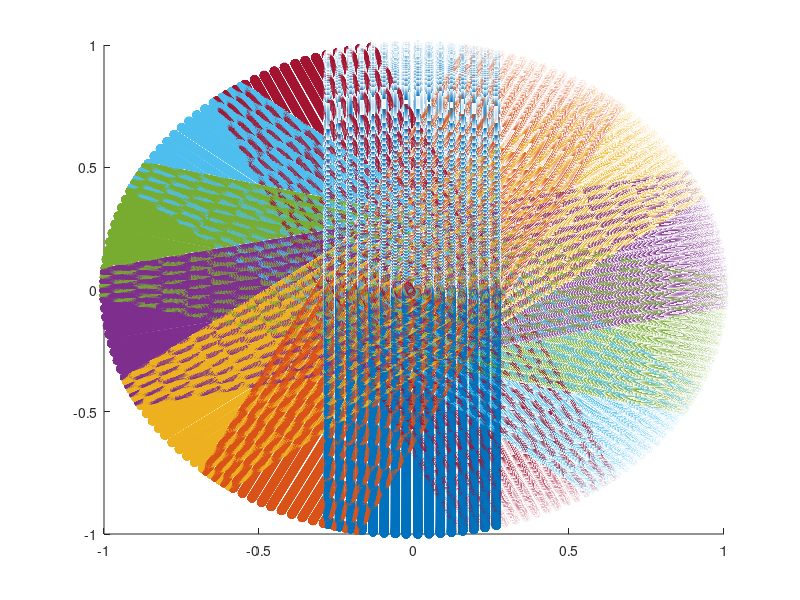

MATLAB code for this plot: (Note: this script raises an error after producing the figure.)
clear; close all;clc
Total_time_start=tic;
%numero de donuts
%angle donuts
%rango elevación
%n_azimuths
%% Set LIDAR's parameters
%Angle elevation range;
    beam_altitude_angles=[15.379 13.236 11.128 9.03 6.941 4.878 2.788 0.705 -1.454 -3.448 -5.518 -7.601 -9.697 -11.789 -13.914 -16.062]*pi/180;
    %beam_altitude_angles=flip([-20,-17.3333,-14.6667,-12,-9.33333,-6.66667,-4,-1.33333,1.33333,4,6.66667,9.33333,12,14.6667,17.3333,20]*pi/180);
    n_beams=length(beam_altitude_angles);
%Offset angle of AZBLK's points
    %beam_azimuth_angles=regexprep(num2str(linspace(-1.24,-0.857,16)),'\s+',',')
    beam_azimuth_angles=[-1.24,-1.2145,-1.1889,-1.1634,-1.1379,-1.1123,-1.0868,-1.0613,-1.0357,-1.0102,-0.98467,-0.95913,-0.9336,-0.90807,-0.88253,-0.857]*pi/180;
%Encoder range: [0,90111] ticks
    total_ticks=90112;
%Mode 1023 azimuth. Every azimuth increments in 88 ticks
    %1 tick = 360/90112= 0.003995°.     Aprox -> 0.004°
    %88 tick = 360*88/90112 = 0.3516°
    n_AZBLK=1024;
    %It should be noted that, we obtain 1024*16 = 16384 points in every LIDAR scan
    n_points=n_AZBLK*n_beams;
    ticks_between_azimuths=total_ticks/n_AZBLK;
    angle_between_azimuths=-2*pi/n_AZBLK;
%Angle rotation,n° donuts,angular velocity,time per scan.
    rot_angle=-26*pi/180;%33.53706667*pi/180;  %Rango operable [-135° ~ -15°]
                                    %Ojo, notar que en -15 estamos por
                                    %debajo del beam_altitude_angle
    n_donuts=1;
    while (n_donuts*rot_angle>-pi-beam_altitude_angles(end)+beam_altitude_angles(end))
        n_donuts=n_donuts+1;
    end
    rot_matrix=[cos(rot_angle) -sin(rot_angle)  0;
                sin(rot_angle) cos(rot_angle)   0;
                0               0               1];
    rot_x_axis=@(alfa) [1 0         0;
                        0 cos(alfa) -sin(alfa);
                        0 sin(alfa) cos(alfa)];
    rot_y_axis=@(alfa) [cos(alfa)   0   sin(alfa);
                0           1   0;
                -sin(alfa)  0   cos(alfa)];
    rot_z_axis=@(alfa) [cos(alfa) -sin(alfa)  0;
                sin(alfa) cos(alfa)   0;
                0           0     1];
    
%pre-allocate point clouds
    Point_Cloud=zeros(n_AZBLK*n_beams*n_donuts,3);
%% Generate synthetic sphere
Time_sphere_generation_start=tic;
R=1;%RADIO
%Generate referencial azimuth--->XZ
for j=1:n_beams
    x=R*cos(beam_altitude_angles(j)-pi/2);
    y=0;
    z=R*sin(beam_altitude_angles(j)-pi/2);
    temp=rot_x_axis(beam_azimuth_angles(j))*[x,y,z]';
    Point_Cloud(j,1)=temp(1);
    Point_Cloud(j,2)=temp(2);
    Point_Cloud(j,3)=temp(3);
end
%Define rotation matrix for the azimuths
temp_rot_mat=rot_x_axis(angle_between_azimuths);
%%%%%%%%%%%%%%%%%%%%%%%%%%%%
%Generate Referencial Donut%
%%%%%%%%%%%%%%%%%%%%%%%%%%%%
%Calculate mirror azimuths for every azimuth calculated
for j=1:n_beams
    %Set acutal points
    temp_x=Point_Cloud(j,1);
    temp_y=Point_Cloud(j,2);
    temp_z=Point_Cloud(j,3);
    %mirror points from quarter Donut
    Point_Cloud(j+n_AZBLK/4*n_beams,1)=temp_x;
    Point_Cloud(j+n_AZBLK/4*n_beams,2)=temp_z;
    Point_Cloud(j+n_AZBLK/4*n_beams,3)=-temp_y;
    %mirror points from midle Donut
    Point_Cloud(j+n_AZBLK/2*n_beams,1)=temp_x;
    Point_Cloud(j+n_AZBLK/2*n_beams,2)=-temp_y;
    Point_Cloud(j+n_AZBLK/2*n_beams,3)=-temp_z;
    %mirror points from midle Donut
    Point_Cloud(j+n_AZBLK*3/4*n_beams,1)=temp_x;
    Point_Cloud(j+n_AZBLK*3/4*n_beams,2)=-temp_z;
    Point_Cloud(j+n_AZBLK*3/4*n_beams,3)=temp_y;
end
for i=2:n_AZBLK/4
    for j=1:n_beams
        %Calculate previous point
        x=Point_Cloud((i-2)*n_beams+j,1);
        y=Point_Cloud((i-2)*n_beams+j,2);
        z=Point_Cloud((i-2)*n_beams+j,3);
        %rotate that point
        temp=temp_rot_mat*[x,y,z]';
        %Set the new azimuth
        Point_Cloud((i-1)*n_beams+j,1)=temp(1);
        Point_Cloud((i-1)*n_beams+j,2)=temp(2);
        Point_Cloud((i-1)*n_beams+j,3)=temp(3);
        %mirror from quarter Donunt
        Point_Cloud((i-1+n_AZBLK/4)*n_beams+j,1)=temp(1);
        Point_Cloud((i-1+n_AZBLK/4)*n_beams+j,2)=temp(3);
        Point_Cloud((i-1+n_AZBLK/4)*n_beams+j,3)=-temp(2);
        %mirror points from midle Donut
        Point_Cloud((i-1+n_AZBLK/2)*n_beams+j,1)=temp(1);
        Point_Cloud((i-1+n_AZBLK/2)*n_beams+j,2)=-temp(2);
        Point_Cloud((i-1+n_AZBLK/2)*n_beams+j,3)=-temp(3);
        %mirror points from midle Donut
        Point_Cloud((i-1+n_AZBLK*3/4)*n_beams+j,1)=temp(1);
        Point_Cloud((i-1+n_AZBLK*3/4)*n_beams+j,2)=-temp(3);
        Point_Cloud((i-1+n_AZBLK*3/4)*n_beams+j,3)=temp(2);
    end
end
%%%%%%%%%%%%%%%%%%%%%%%%%%
%Rotate Referencial Donut%
%%%%%%%%%%%%%%%%%%%%%%%%%%
for i=2:n_donuts
    temp=rot_matrix^(i-1)*Point_Cloud(1:n_points,:)';
    temp=temp';
    Point_Cloud(n_points*(i-1)+1:n_points*i,:)=temp;
end
Time_sphere_generation_end=toc(Time_sphere_generation_start);
fprintf("El tiempo de ejecución para generar la esfera sintética fue de: %.4f segundos\n",Time_sphere_generation_end);
figure (1)
hold on
for i=1:n_donuts
    temp=Point_Cloud(n_points*(i-1)+1:n_points*i,:);
    scatter3(temp(:,1),temp(:,2),temp(:,3))
end
hold off
%% Supress redundant data
Time_fusion_point_cloud_start=tic;
%Set boundary vertical limits
X_L1=Point_Cloud(1,1);
X_Ln_beam=Point_Cloud(n_beams,1);
%Set eq line
eq_line=@(x,xb,yb,m) m*(x-xb)+yb;
%Calculate parameters for eq line
L=zeros(n_donuts,3);
for i=2:n_donuts
    x1=Point_Cloud((i-1)*n_points+1,1);%x1
    y1=Point_Cloud((i-1)*n_points+1,2);%y1
    x1_next=Point_Cloud((i-1)*n_points+n_beams+1,1);%x1_next
    y1_next=Point_Cloud((i-1)*n_points+n_beams+1,2);%y1_next
    m=(y1_next-y1)/(x1_next-x1);

    L(i,1)=x1;
    L(i,2)=y1;
    L(i,3)=Point_Cloud((i-1)*n_points+n_beams,1);%xn_beam
    L(i,4)=Point_Cloud((i-1)*n_points+n_beams,2);%yn_beam
    L(i,5)=m;
end
%Supress redundant data for Donut 2
i=2;
Total_points_deleted=0;
points_deleted=0;
for j=1:n_points 
    x=Point_Cloud((i-1)*n_points+j,1);
    %%y=Point_Cloud((i-1)*n_points+j,2);
    %%z=Point_Cloud((i-1)*n_points+j,3);
    if X_Ln_beam<=x && x<=X_L1
        Point_Cloud((i-1)*n_points+j,:)=[0 0 0];
        points_deleted=points_deleted+1;
    end
end
Total_points_deleted=Total_points_deleted+points_deleted;
fprintf("\tSe eliminaron %d puntos de la Donut %d (%.2f%% eliminados)\n",points_deleted,i,points_deleted*100/n_points);
%Supress redundant data for all Donuts
for i=3:n_donuts
   points_deleted=0;
   for j=1:n_points
       x=Point_Cloud((i-1)*n_points+j,1);
       y=Point_Cloud((i-1)*n_points+j,2);
       %%z=Point_Cloud((i-1)*n_points+j,3);
       if X_Ln_beam <= x
           if x<=X_L1
               Point_Cloud((i-1)*n_points+j,:)=[0 0 0];
               points_deleted=points_deleted+1;
               continue;
           else
               left_side=boolean(0);
           end
       else
           left_side=boolean(1);%Está a la zquierda
       end
       y_temp=eq_line(x,L(i-1,1+left_side*2),L(i-1,2+left_side*2),L(i-1,5));
       y_temp=y_temp*(-1)^left_side;
       y=y*(-1)^left_side;
       if y>=y_temp
           Point_Cloud((i-1)*n_points+j,:)=[0 0 0];
           points_deleted=points_deleted+1;
       end
   end 
   Total_points_deleted=Total_points_deleted+points_deleted;
   fprintf("\tSe eliminaron %d puntos de la Donut %d (%.2f%% eliminados)\n",points_deleted,i,points_deleted*100/n_points);
end
fprintf("\tEn total, se eliminaron %d de un total de %d puntos (%.2f%% eliminados)\n",Total_points_deleted,n_points*n_donuts,Total_points_deleted*100/n_donuts/n_points);
%verificamos si la última Donut fue elminada totalmente
if points_deleted==n_points
    n_donuts=n_donuts-1;
end
Time_fusion_point_cloud_end=toc(Time_fusion_point_cloud_start);
fprintf("El tiempo de ejecución para la fusión de la nube de puntos es de: %.4f segundos\n\n",Time_fusion_point_cloud_end);
figure (2)
hold on
for i=1:n_donuts
    temp=Point_Cloud((i-1)*n_points+1:n_points*i,:);
    scatter3(temp(:,1),temp(:,2),temp(:,3))
end
hold off

%% Triangulate One-Donut Fill
Time_OneDonutFill_start=tic;
%%%%%ANALIZAR esto para bits
mask=(n_points-1);
%0x03FFF;%bit masking of 32 bits
%mas puntos

T=[];
%Generate reference triangulation
for j=1:n_AZBLK
    for g=1:n_beams-1
        v1=(j-1)*n_beams+g;
        v3=v1+1;
        v2=bitand(v1+n_beams,mask)+1;
        T=[T;v1,v2,v3];
        v3=v2;
        v2=v3-1;
        T=[T;v1,v2,v3];
    end
end
OneDonutFill=T;
n_triangles_per_donut=length(OneDonutFill);
for i=2:n_donuts
    count=0;
    T=[];
    for j=1:n_triangles_per_donut
        point1=Point_Cloud(OneDonutFill(j,1)+(i-1)*n_points,:);
        if ~isequal(point1,[0 0 0])
            point2=Point_Cloud(OneDonutFill(j,2)+(i-1)*n_points,:);
            if ~isequal(point2,[0 0 0])
                point3=Point_Cloud(OneDonutFill(j,3)+(i-1)*n_points,:);
                if ~isequal(point3,[0 0 0])
                    count=count+1;
                    T(count,:)=OneDonutFill(j,:)+(i-1)*n_points;
                end
            end
        end
    end
    OneDonutFill=[OneDonutFill;T];
end
Time_OneDonutFill_end=toc(Time_OneDonutFill_start);
fprintf("El tiempo de ejecución para el One-Donut Fill es de: %.4f segundos\n",Time_OneDonutFill_end);
%% Triangulate Two-Donut Fill AND Tri-Donut Fill
Time_TDonutFill_start=tic;
TwoDonutFill=[];
TriDonutFill=[];
TriMiddleFill=[];
T=[];
T_Temp=[];
count_temp=0;
last_Tripivots=zeros(4,3);
for i=2:n_donuts
    %Define slot of fill
    Tripivot_middle=[];
    Tripivot_middle_particular=[];
    %last_Tripivots=[];
    for slot=1:4
        %Transform slot to bits
        bits_slot=de2bi(slot-1,2);
        Tripivot=[];
        n_tripivot=0;
        %%%%%%%%%%%%%%%%%%%%%%%%%%%%%%%%%%%%%%%
        %%%%%%%%%%%%%%%%%%%%%%%%%%%%%%%%%%%%%%%
        %%%                                 %%%
        %%%             TRIPIVOT            %%%
        %%%                                 %%%
        %%%%%%%%%%%%%%%%%%%%%%%%%%%%%%%%%%%%%%%
        %%%%%%%%%%%%%%%%%%%%%%%%%%%%%%%%%%%%%%%
        for j=1:n_beams
            %Found boundary points
            %init index será (n_points-n_beams)+j o (n_points/2-n_beams)+j
            init_index=n_AZBLK/2*(2-xor(bits_slot(1),bits_slot(2)))-2;
            init_index=bitand(init_index*n_beams+j-1,mask)+1;
            %^^^Note that is missing the offset of points (i-1)*n_points^^^
            %paso: sera el diferencial el cual sumará o restará al init_index
            paso=n_beams*(-1)^bits_slot(1);
            v3=0;%considerar algun tipo de bandera para saber si se 
            %halló el v3 o no. Esto interesa para el caso de la Donut 6
            for count=1:n_AZBLK/4
                %Entramos en bucle hasta encontrar los puntos límetes de
                %cada Slot. En el condicional agregamos el offset para cada
                %Donut correspondiente
                eval_point=Point_Cloud(init_index+(i-1)*n_points,:);
                if ~isequal(eval_point,[0 0 0])
                    %se encontró el v3
                    v3=init_index+(i-1)*n_points;
                    %Realizamos un conteo de los triángulos
                    n_tripivot=n_tripivot+1;
                    break
                end
                init_index=bitand(init_index+paso-1,mask)+1;
            end
            if v3==0
                %fprintf("no consegui para "+i+"en slot "+slot+" y j igual a "+j +"\n");
                continue
            end
%%%%--------%Hallamos el triángulo pivot
            point=Point_Cloud(v3,:);
            %Calculamos el azimuth que corresponde al alfa
            %segun el slot, trabajamos con un cierto beam_elevate_angle
            k_beam=(n_beams-1)*(1-bits_slot(2))+1;
            %realizamos la operación
            [v1,v2]=get_tripivot(point,R,rot_matrix,slot,n_beams,n_AZBLK,i,...
            k_beam,beam_azimuth_angles(k_beam),angle_between_azimuths,mask);
            if bits_slot(2)
                %definimos el sentido horario Ya que para los slots 3 y 4
                %El sentido de los vértices es distinto a los de los
                %primeros slot. Entonces para seguir la jerarquía de los
                %sentidos, cambiamos aqui
                %%%%%%%%%%%%%%%%%%%%%%%%%%%%%%%%%%%%%%%%%%%%%%%%%%%%%%%%%%%
                %%% Esto podría ser o o importante                        %
                %%% Capaz, se puede definir un sentido para un lado y otro%
                %%% para los otros slot ()slot3 y slot4)                  %
                %%%%%%%%%%%%%%%%%%%%%%%%%%%%%%%%%%%%%%%%%%%%%%%%%%%%%%%%%%%
                temp=v1;
                v1=v2;
                v2=temp;
            end
            Tripivot(n_tripivot,:)=[v1 v2 v3];
            if isequal(Point_Cloud(v1,:),[0 0 0])
                v_temp=v2;
                point=Point_Cloud(v_temp,:);
                [v1,v2]=get_tripivot(point,R,rot_matrix,slot,n_beams,n_AZBLK,i-1,...
                k_beam,beam_azimuth_angles(k_beam),angle_between_azimuths,mask);
                if bits_slot(2)
                    %Deseo el nuevo v1
                    v1=v2;
                end
                v2=v_temp;
                Tripivot(n_tripivot,:)=[v1 v2 v3];
            end
            if isequal(Point_Cloud(v2,:),[0 0 0])
                v_temp=v1;
                point=Point_Cloud(v_temp,:);
                [v1,v2]=get_tripivot(point,R,rot_matrix,slot,n_beams,n_AZBLK,i-1,...
                k_beam,beam_azimuth_angles(k_beam),angle_between_azimuths,mask);
                if bits_slot(2)
                    %Deseo el nuevo v2
                    v2=v1;
                end
                v1=v_temp;
                Tripivot(n_tripivot,:)=[v1 v2 v3];
            end
            %debemos verificar que no exista concurrencia de Tripivots
            if not(xor(bits_slot(1),bits_slot(2)))
                %slot 1 y 4
                if v2==last_Tripivots(slot,2)
                   v2=last_Tripivots(slot,3);
                   Tripivot(n_tripivot,:)=[v1 v2 v3]; 
                end
            else
                %slot 2 y 3
                if v1==last_Tripivots(slot,1)
                   v1=last_Tripivots(slot,3);
                   Tripivot(n_tripivot,:)=[v1 v2 v3]; 
                end
            end
        end
%%%%%%Fin codígo tripivot
        TwoDonutFill=[TwoDonutFill;Tripivot];
        %Hallamos los triangulos que limitan la zona del medio
        triangle_slot=Tripivot(1+(n_tripivot-1)*bits_slot(2),:);
        Tripivot_middle=[Tripivot_middle;triangle_slot];
        if i==n_donuts &&length(Tripivot)>1
            triangle_slot=Tripivot(1+(n_tripivot-1)*not(bits_slot(2)),:);
            Tripivot_middle_particular=[Tripivot_middle_particular;triangle_slot];
        end
        %--------------FIN TRIPIVOT--------------%
        %Con los triangulos pivot obtenidos, procedemos a realizar el
        %llenado de las zonas que encierran los triangulos. Hay dos tipos
        %de zonas: los slot y los del medio
        
        %%%%%%%%%%%%%%%%%%%%%%%%%%%%%%%%%%%%%%%%%%%
        %%%%%%%%%%%%%%%%%%%%%%%%%%%%%%%%%%%%%%%%%%%
        %%%                                     %%%
        %%%     TRIDONUT FILL && TWODONUTFILL   %%%
        %%%                                     %%%
        %%%%%%%%%%%%%%%%%%%%%%%%%%%%%%%%%%%%%%%%%%%
        %%%%%%%%%%%%%%%%%%%%%%%%%%%%%%%%%%%%%%%%%%%
        for j=1:n_tripivot-1
            v3_act=Tripivot(j,3);
%             if v3_act==0
%                 continue
%             end%esto ya no va
            %verificiamos que modo y tipo de zona será
            %analizamos el valor del punto siguiente
            temp_point=Point_Cloud(v3_act+1+n_beams*bits_slot(1),:);
            if isequal(temp_point,[0 0 0])
                %No existe punto
                escalera=bits_slot(1);
            else
                %si existe punto
                escalera=not(bits_slot(1));
            end
            tipo= not(xor(bits_slot(1),escalera));
            %Luego de definir el modo y el tipo. Podemos definir el pasoL1
            %para llegar al v3_next
            pasoL1=n_beams*(-1)^xor(escalera,tipo);
            %Ahora debemos definir el vertice que estará en la esquina y
            %su lugar puede estar en el beam actual o en el beam siguiente
            v_corner=Tripivot(j+tipo,3)+(-1)^tipo+pasoL1*not(escalera);
            %v3_next=Tripivot(j+1,3);            
            %definimos los límites
            v_init=Tripivot(j+tipo,2-escalera);
            %v_init=Tripivot(j+tipo, 1+xor(bits_slot(1),tipo) );
            v_fin=Tripivot(j+not(tipo),2-not(escalera));
            %v_fin=Tripivot(j+not(tipo),2-xor(bits_slot(1),tipo) );
            v_corner_fin=Tripivot(j+not(tipo),3);
            pasoL2=(-1)^xor(bits_slot(2),tipo)*pasoL1;
            %Para verificar si es de doble o tri llenado, se resta n_points
            %ya que si fuera TriDonutFill, una de las Donuts invoolucradas
            %seria la referencial. De esta forma obtenemos un signo negativo
            if (v_init-n_points)*(v_fin-n_points)>=0 
                %%%%%%%%%%%%%%%%%%%%%%%%%%%%%%%
                %%%%%%%  TWO-DONUT FILL %%%%%%%
                %%%%%%%%%%%%%%%%%%%%%%%%%%%%%%%
                %Creamos el primer triangulo
                v1=Tripivot(j+tipo,3);
                v2=v_init;
                v3=v_corner;
                %%%%%%%%%%%%%%%%%%%
                temp=sidetosideFill_v3(v_corner,v_init,v_corner_fin,v_fin,pasoL1,pasoL2,n_points);
                TwoDonutFill=[TwoDonutFill;v1 v2 v3;temp];
            else
                %%%%%%%%%%%%%%%%%%%%%%%%%%%%%%%
                %%%%%%%  TRI-DONUT FILL %%%%%%%
                %%%%%%%%%%%%%%%%%%%%%%%%%%%%%%%
                %Definimos un nuevo triángulo, que será el del medio
                %primero tenemos que partir de un vertice para hallar al
                %v3_mid. Este vertice de partida será siempre del T_actual
                %para los slot 1 y 2 y para los slot3y4 será el T_next
                %notar que se está hallando el tripivot de la Donut
                %anterior (i-1)!!!!
                v3_mid=Tripivot(j+bits_slot(2),1);%es indiferente si es el vertice 1 o 2
                paso_mid=pasoL2*(-1)^xor(tipo,bits_slot(2));
                %no hace falta hacer mask ya que siempre es con la Donut
                %anterior y los Trifill ocurren a partir de la donut 2, es
                %decir i>=3
                eval_point=Point_Cloud(v3_mid+paso_mid,:);
                freepoints_mid=0;
                while(~isequal(eval_point,[0 0 0]))
                    v3_mid=v3_mid+paso_mid;
                    freepoints_mid=freepoints_mid+1;%realizado el conteo de cuantos puntos libres
                    eval_point=Point_Cloud(v3_mid+paso_mid,:);
                end
                %Hallamos el triangulo pivot Repetimos e código de líneas
                %arriba
                %------------------TRIPIVOT MIDDLE----------------%
                k_beam=(n_beams-1)*(1-bits_slot(2))+1;
                %realizamos la operación
                point=Point_Cloud(v3_mid,:);
                [v1_mid,v2_mid]=get_tripivot(point,R,rot_matrix,slot,n_beams,n_AZBLK,i-1,...
                k_beam,beam_azimuth_angles(k_beam),angle_between_azimuths,mask);
                if bits_slot(2)
                    %definimos el sentido horario Ya que para los slots 3 y 4
                    %El sentido de los vértices es distinto a los de los
                    %primeros slot. Entonces para seguir la jerarquía de los
                    %sentidos, cambiamos aqui
                    %%%%%%%%%%%%%%%%%%%%%%%%%%%%%%%%%%%%%%%%%%%%%%%%%%%%%%%%%%%
                    %%% Esto podría ser o o importante                        %
                    %%% Capaz, se puede definir un sentido para un lado y otro%
                    %%% para los otros slot ()slot3 y slot4)                  %
                    %%%%%%%%%%%%%%%%%%%%%%%%%%%%%%%%%%%%%%%%%%%%%%%%%%%%%%%%%%%
                    temp=v1_mid;
                    v1_mid=v2_mid;
                    v2_mid=temp;
                end
                T_mid=[v1_mid,v2_mid,v3_mid];
                %------------Fin TRIPIVOT MIDDLE-------------%
                %----------Primer llenado----------%
                %Definimos los v_lim Para hacer el primer llenado
                a=bits_slot(2);
                b=bits_slot(1);
                c=escalera;
                %v_lim1 será el vertice limite para el v_corner
                v_lim1=Tripivot(j+not(tipo),3);
                %v_lim2 será el vertice limite para el v_init
                index=3-double(xor(a,not(xor(b,c))))-double(not(xor(a,b)|c));
                v_lim2=T_mid(index);
                %procedemos a realizar el primer llenado
                %Creamos el primer triangulo
                v1=Tripivot(j+tipo,3);
                v2=v_init;
                v3=v_corner;
                TriDonutFill=[TriDonutFill;v1 v2 v3];
                temp=sidetosideFill_v3(v3,v2,v_lim1,v_lim2,pasoL1,pasoL2,n_points);
                TriDonutFill=[TriDonutFill;temp];
                %----------Fin Primer llenado----------%
                %----------Segundo llenado----------%
                index=double(xor(bits_slot(2),xor(bits_slot(1),escalera)));
                index=3-index-double(escalera&&not(xor(bits_slot(1),bits_slot(2))));
                %Definimos el nuevo v_init
                new_v_init=T_mid(index);
                %Creamos el triangulo de transicion
                v1=v_lim2;
                v2=new_v_init;
                v3=v_corner_fin;
                temp=sidetosideFill_v3(v3,v2,v_corner_fin,v_fin,pasoL1,pasoL2,n_points);
                TriDonutFill=[TriDonutFill;v1 v2 v3;temp];
                %----------Fin Segundo llenado----------%
                %Analizamos cuantos casos de tripivot hay. En este caso hay 16
                %count_temp=count_temp+1;
                %display(freepoints_mid)
            end
        end   
        %--------------------FIN FILL SLOTS---------------------%
        %la siguiente variable guardará los tripivots pasados para
        %verificar que no exista concurrencia de tripivots con la siguiente
        %Donut
        if i~=n_donuts
            %hacemos este condicional ya que para la última Donut no
            %necesitamos realizar esto
            last_Tripivots(slot,:)=Tripivot(1+double(not(bits_slot(2)))*j,:);
        end
    end
    %%%%%%%%%%%%%%%%%%%%%%%%%%%%%%%%%%%%%%%%%%%%%%%%%
    %%%%%%%%%           MIDDLE FILL         %%%%%%%%%
    %%%%%%%%%%%%%%%%%%%%%%%%%%%%%%%%%%%%%%%%%%%%%%%%%
    %SLOT1 con SLOT2
    vleft_init=Tripivot_middle(1,3);
    vrigth_init=Tripivot_middle(1,2);
    vleft_fin=Tripivot_middle(2,3);
    vrigth_fin=Tripivot_middle(2,1);
    pasoLeft=n_beams;
    pasoRigth=pasoLeft;
    temp=sidetosideFill_v3(vleft_init,vrigth_init,vleft_fin,vrigth_fin,pasoLeft,pasoRigth,n_points);
    TriMiddleFill=[TriMiddleFill;temp];
    %SLOT3 con SLOT4
    vleft_init=Tripivot_middle(4,3);
    vrigth_init=Tripivot_middle(4,2);
    vleft_fin=Tripivot_middle(3,3);
    vrigth_fin=Tripivot_middle(3,1);
    pasoLeft=-n_beams;
    pasoRigth=pasoLeft;
    temp=sidetosideFill_v3(vleft_init,vrigth_init,vleft_fin,vrigth_fin,pasoLeft,pasoRigth,n_points);
    TriMiddleFill=[TriMiddleFill;temp];
    if i==n_donuts &&length(Tripivot)>1
        vrigth_init=Tripivot_middle_particular(1,1);
        vleft_init=Tripivot_middle_particular(1,3);
        vrigth_fin=Tripivot_middle_particular(2,2);
        vleft_fin=Tripivot_middle_particular(2,3);
        pasoRigth=-n_beams;
        pasoLeft=-pasoRigth;
        temp=sidetosideFill_v3(vleft_init,vrigth_init,vleft_fin,vrigth_fin,pasoLeft,pasoRigth,n_points);
        TriMiddleFill=[TriMiddleFill;temp];
        vrigth_init=Tripivot_middle_particular(4,1);
        vleft_init=Tripivot_middle_particular(4,3);
        vrigth_fin=Tripivot_middle_particular(3,2);
        vleft_fin=Tripivot_middle_particular(3,3);
        pasoRigth=n_beams;
        pasoLeft=-pasoRigth;
        temp=sidetosideFill_v3(vleft_init,vrigth_init,vleft_fin,vrigth_fin,pasoLeft,pasoRigth,n_points);
        TriMiddleFill=[TriMiddleFill;temp];
    end
    %---------------Fin MIDDLE FILL-----------------%
end
Time_TDonutFill_end=toc(Time_TDonutFill_start);
total_triangles=length(OneDonutFill)+length(TwoDonutFill)+length(TriMiddleFill)+length(TriDonutFill);
fprintf ("\tSe han generado %d triángulos en el One-Donut Fill (%.4f%%)\n",length(OneDonutFill),length(OneDonutFill)*100/total_triangles);
fprintf("El tiempo de ejecución para el TwoDonutFill y el TriDonutFill es de: %.4f segundos\n",Time_TDonutFill_end);
fprintf ("\tSe han generado %d triángulos en el Two-Donut Fill (%.4f%%)\n",length(TwoDonutFill)+length(TriMiddleFill),(length(TwoDonutFill)+length(TriMiddleFill))*100/total_triangles);
fprintf ("\tSe han generado %d triángulos en el Tri-Donut Fill (%.4f%%)\n",length(TriDonutFill),length(TriDonutFill)*100/total_triangles);
fprintf ("\tEn total, se han generado %d triángulos\n",total_triangles);
fprintf("\nEl tiempo de ejecución total es de: %.4f segundos\n",Time_sphere_generation_end+Time_fusion_point_cloud_end+Time_OneDonutFill_end+Time_TDonutFill_end)

%%
figure(3)
temp=[OneDonutFill;TwoDonutFill;TriDonutFill;TriMiddleFill];
trimesh(temp,Point_Cloud(:,1),Point_Cloud(:,2),Point_Cloud(:,3))
TotalTriangleMesh=temp;
% %% RECONSTRUCCIÓN MINA
% tic
% [Point_Cloud_mina,~,~]=xlsread('dataXYZ1.csv');
% Triangle_mesh_mina=temp;
% for i=length(Triangle_mesh_mina):-1:1
%     v=Triangle_mesh_mina(i,1);
%     if isequal(Point_Cloud_mina(v,:),[0 0 0])
%         Triangle_mesh_mina(i,:)=[];
%         continue
%     end
%     v=Triangle_mesh_mina(i,2);
%     if isequal(Point_Cloud_mina(v,:),[0 0 0])
%         Triangle_mesh_mina(i,:)=[];
%         continue
%     end
%     v=Triangle_mesh_mina(i,3);
%     if isequal(Point_Cloud_mina(v,:),[0 0 0])
%         Triangle_mesh_mina(i,:)=[];
%         continue
%     end
% end
% fprintf("Tiempo para crear el mejorar el llenado:\n")
% toc
% figure (4)
% temp=Point_Cloud_mina;
% trimesh(Triangle_mesh_mina,temp(:,1),temp(:,2),temp(:,3));
% title('Superficie tridimensional')
% T=Triangle_mesh_mina;
